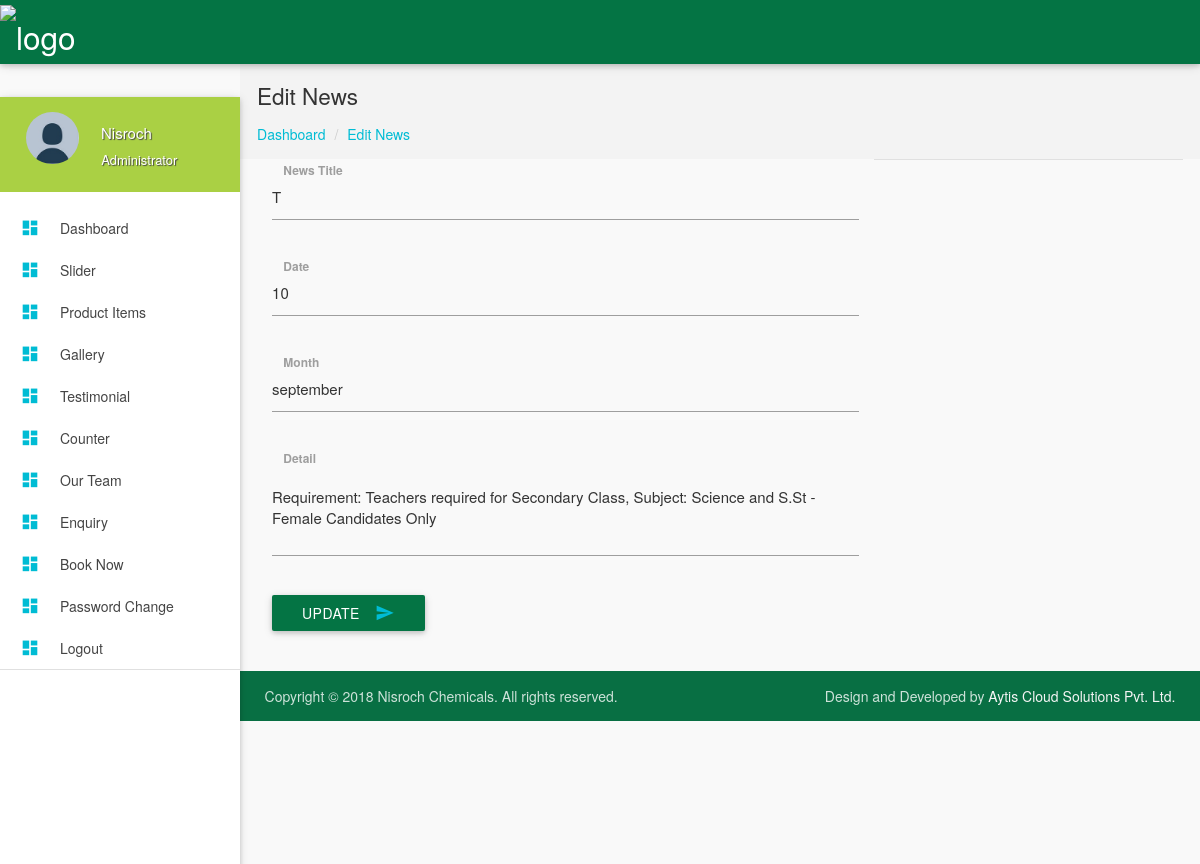
/admin/editnews.php?id=1 (signed in), run on the app's committed database.
### tables this page shows
CREATE TABLE `news` (
  `id` int(10) NOT NULL,
  `image` longblob NOT NULL,
  `date` int(2) NOT NULL,
  `month` varchar(100) NOT NULL,
  `title` varchar(100) NOT NULL,
  `detail` longblob NOT NULL
);

### admin/editnews.php (the view, shortened to what this page needs)
<?php include'header.php';?>
 <section id="content">
        <div id="breadcrumbs-wrapper">
          <div class="container">
            <div class="row">
              <div class="col s12 m12 l12">
                <h5 class="breadcrumbs-title">Edit News</h5>
                <ol class="breadcrumbs">
                  <li><a href="index.php">Dashboard</a>
                  </li>
                  <li><a href="#">Edit News</a>
                  </li>
                </ol>
              </div>
            </div>
          </div>
        </div>
        <div class="container">
            <div class="col-md-8">
            <form action="" method="post" enctype="multipart/form-data">
                <?php
                 $id=$_REQUEST['id'];
                 $sql=mysqli_query($conn,"select * from news where id='$id'");
                 $res= mysqli_fetch_assoc($sql);
                ?>
                <div class="input-field col s12">
                    <input id="notice" type="text" name="title" class="validate" value="<?php echo $res['title'];?>">
                          <label for="notice">News Title</label>
                        </div>
                <br/>
                  <div class="input-field col s12">
                        <input id="notice" type="text" name="date" class="validate" value="<?php echo $res['date'];?>">
                          <label for="notice">Date</label>
                        </div>
                <br/>
                <div class="input-field col s12">
                        <input id="notice" type="text" name="month" class="validate" value="<?php echo $res['month'];?>">
                          <label for="notice">Month</label>
                        </div>
                <br/>
                <div class="input-field col s12">
                         <textarea id="textarea1" name="detail" class="materialize-textarea"><?php echo $res['detail'];?></textarea>
                          <label for="textarea1">Detail</label>
                        </div>
                <br/>
                        <button class="btn cyan waves-effect waves-light" type="submit" name="submit">Update
                                <i class="mdi-content-send right"></i>
                              </button>
            </form><br/>
            </div>
            <div class="divider"></div>
        </div>
        <?php include 'footer.php';?>

### admin/header.php (shortened to what this page needs)
<?php
include("includes/db_connection.php");
?>
<!DOCTYPE html>
<html lang="en">
<head>
  <link href="../assets//css/bootstrap.min.css" type="text/css" rel="stylesheet" media="screen,projection">
  <link href="css/materialize.min.css" type="text/css" rel="stylesheet" media="screen,projection">
  <link href="css/style.min.css" type="text/css" rel="stylesheet" media="screen,projection">
    <link href="css/custom/custom.min.css" type="text/css" rel="stylesheet" media="screen,projection">
<link rel="stylesheet" href="https://cdnjs.cloudflare.com/ajax/libs/font-awesome/4.7.0/css/font-awesome.min.css">
  <link href="js/plugins/prism/prism.css" type="text/css" rel="stylesheet" media="screen,projection">
  <link href="js/plugins/perfect-scrollbar/perfect-scrollbar.css" type="text/css" rel="stylesheet" media="screen,projection">
  <link href="js/plugins/chartist-js/chartist.min.css" type="text/css" rel="stylesheet" media="screen,projection">
  <link href="js/plugins/dropify/css/dropify.min.css" type="text/css" rel="stylesheet" media="screen,projection">
</head>
<body>
  <header id="header" class="page-topbar">
        <div class="navbar-fixed">
            <nav class="navbar-color">
                <div class="nav-wrapper">
                    <ul class="left">
                        <li><a href="index.php" class="brand-logo darken-1"><img src="../assets/img/logo.png" alt="logo"></a></li>
                    </ul>
                </div>
            </nav>
        </div>
  </header>
  <div id="main">
    <div class="wrapper">
      <aside id="left-sidebar-nav">
                <ul id="slide-out" class="side-nav fixed leftside-navigation">
                <li class="user-details cyan darken-2">
                <div class="row">
                    <div class="col col s4 m4 l4">
                        <img src="images/avatar.jpg" alt="" class="circle responsive-img valign profile-image">
                    </div>
                    <div class="col col s8 m8 l8">
                        <?php
                        $role=$_SESSION['role'];
                        $sql=mysqli_query($conn,"select * from login where role='$role'");
                        $rr=mysqli_fetch_assoc($sql);
                        $name=$rr['username'];
                        ?>
                        <a class="btn-flat dropdown-button waves-effect waves-light white-text profile-btn" href="#" data-activates="profile-dropdown"><?php echo $name;?></a>
                        <p class="user-roal">Administrator</p>
                    </div>
                </div>
            </li>
                <li class="bold"><a href="index.php" class="waves-effect waves-cyan"><i class="mdi-action-dashboard"></i> Dashboard</a>
                </li>
                <li class="bold"><a href="slider.php" class="waves-effect waves-cyan"><i class="mdi-action-dashboard"></i> Slider</a>
                </li>
                <li class="bold"><a href="productitem.php" class="waves-effect waves-cyan"><i class="mdi-action-dashboard"></i> Product Items</a>
                </li>
                 <li class="bold"><a href="gallery.php" class="waves-effect waves-cyan"><i class="mdi-action-dashboard"></i> Gallery</a>
                </li>
                <li class="bold"><a href="testimonal.php" class="waves-effect waves-cyan"><i class="mdi-action-dashboard"></i> Testimonial</a>
                </li>
                  <li class="bold"><a href="counter.php" class="waves-effect waves-cyan"><i class="mdi-action-dashboard"></i> Counter</a>
                </li>
                 <li class="bold"><a href="team.php" class="waves-effect waves-cyan"><i class="mdi-action-dashboard"></i> Our Team</a>
                </li>
                <li class="bold"><a href="enquiry.php" class="waves-effect waves-cyan"><i class="mdi-action-dashboard"></i> Enquiry</a>
                </li>
                 <li class="bold"><a href="book.php" class="waves-effect waves-cyan"><i class="mdi-action-dashboard"></i> Book Now</a>
                </li>
                  <li class="bold"><a href="password.php" class="waves-effect waves-cyan"><i class="mdi-action-dashboard"></i> Password Change</a>
                </li>
                <li class="bold"><a href="logout.php" class="waves-effect waves-cyan"><i class="mdi-action-dashboard"></i> Logout</a>
                </li>
                <li class="li-hover"><div class="divider"></div></li>
            </ul>
            </aside>

### admin/header.php (style rules this page uses)
i { color: #aad044; }
#content { min-height:800px; }

### admin/editnews.php (style rules this page uses)
i { color:#00bcd4; }

### data on the page
news: title "T", date "10", month "september", detail "Requirement: Teachers required for Secondary Class, Subject: Science and S.St - Female Candidates Only"

### other printed values
$name "Nisroch"
